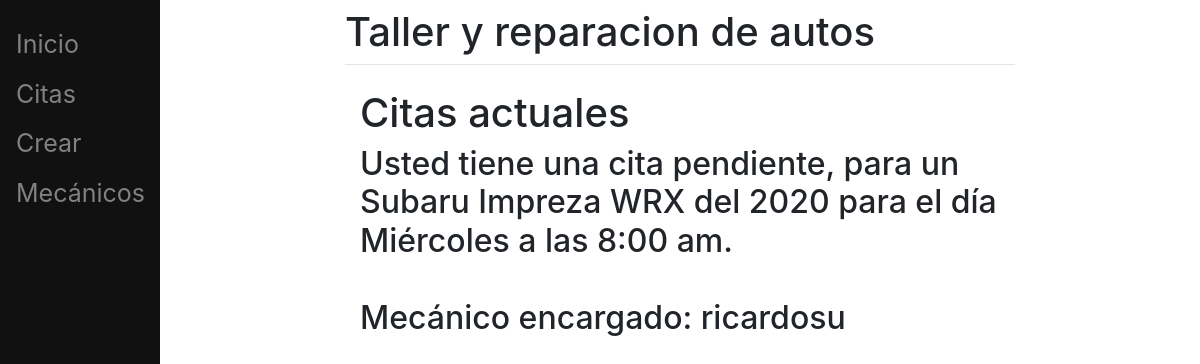
/view/8, run on the app's committed database.
### appointments/models.py (models this page shows)
class Car(models.Model):
    user = models.ForeignKey(User,on_delete=models.CASCADE,related_name="car", null=True)
    provider = models.ForeignKey(User,on_delete=models.CASCADE,related_name="provider", null=True)
    car_model = models.CharField(max_length=20)
    transmission = models.CharField(max_length=1, choices=TRANSMISSION)
    year = models.PositiveIntegerField(blank=True)
    brand =  models.CharField(max_length=20)
    day = models.CharField(max_length=10, choices=DAYS)
    schedule = models.CharField(max_length=10, choices=SCHEDULE)

### appointments/views.py (the view, shortened to what this page needs)
# urls.py: path('view/', views.view, name='view'),
def view(request, pk=None):
    if pk is not None:
        try:
            car = Car.objects.get(pk=pk)
        except Car.DoesNotExist:
            raise Http404('El auto con identificador {} no existe'.format(pk))
        return render(
            request,
            'views.html',
            {
                'brand': car.brand,
                'car_model': car.car_model,
                'year': car.year,
                'day': car.day,
                'schedule': car.schedule,
                'provider': car.provider
            }
        )

### appointments/templates/views.html (shortened to what this page needs)
{% extends "base.html" %}
{% block content %}
  <div class="container">
    <h1>Citas actuales</h1>
    {% if brand and car_model and year and day and schedule and provider %}
    <h2>
      Usted tiene una cita pendiente, para un {{brand}} {{car_model}} del {{year}}
      para el día {{day}} a las {{schedule}}. <br> <br>
      Mecánico encargado: {{provider}}
    </h2>
    {% endif %}
  </div>
{%endblock%}

### data on the page
Car: brand "Subaru", car_model "Impreza WRX", day "Miércoles", schedule "8:00 am"

### other printed values
{{ year }} "2020"
{{ provider }} "ricardosu"
